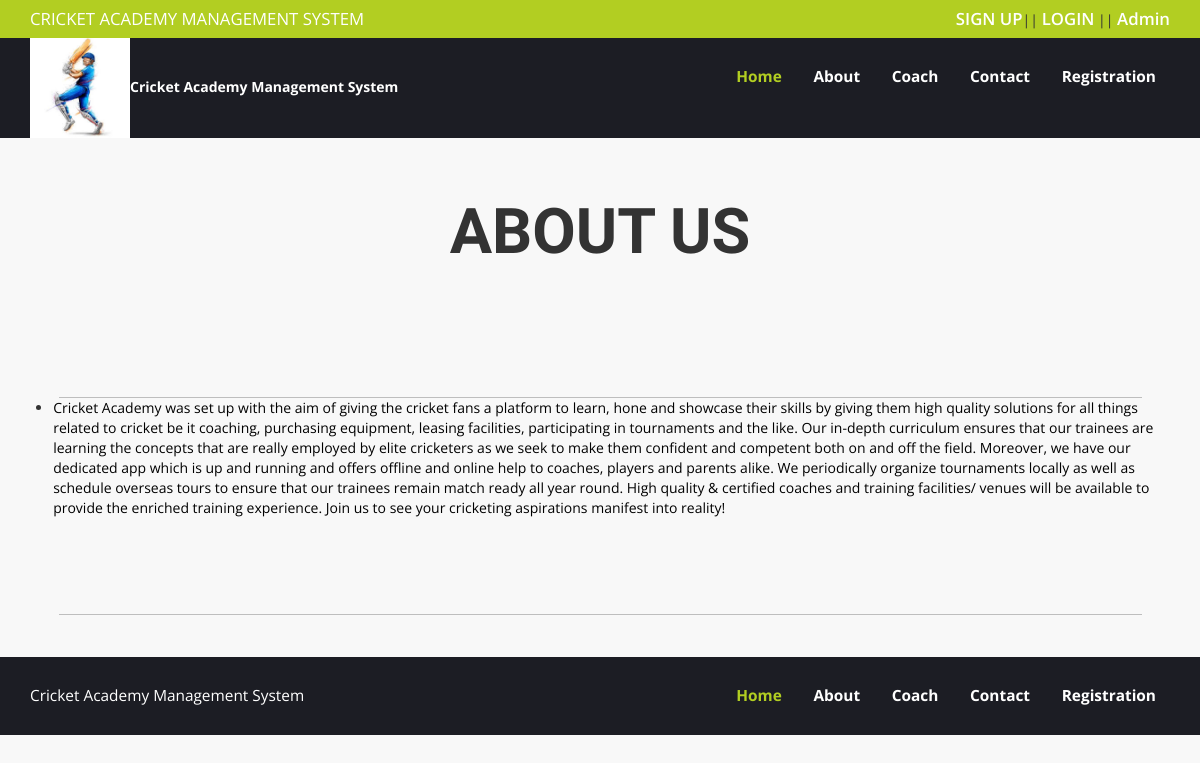
Screenshot of /cricketams/about.php with the database file from the repository.
### tables this page shows
CREATE TABLE `tblpage` (
  `ID` int(10) NOT NULL,
  `PageType` varchar(200) DEFAULT NULL,
  `PageTitle` varchar(200) DEFAULT NULL,
  `PageDescription` mediumtext DEFAULT NULL,
  `Email` varchar(120) DEFAULT NULL,
  `MobileNumber` bigint(10) DEFAULT NULL,
  `UpdationDate` timestamp NULL DEFAULT current_timestamp(),
  `OpenningTime` varchar(255) DEFAULT NULL
);

### cricketams/about.php (the view, shortened to what this page needs)
<?php
include('includes/dbconnection.php');
?>
<!DOCTYPE html>
<html>
<head>
<link href="css/bootstrap.css" rel="stylesheet" type="text/css" media="all" />
<link href="css/style.css" rel="stylesheet" type="text/css" media="all" />
</head>
<body>
	<?php include_once('includes/header.php');?>
			<div class="content">
				<div class="content-gear">
					<div class="container">
						<?php
$sql="SELECT * from tblpage where PageType='aboutus'";
$query = $dbh -> prepare($sql);
$query->execute();
$results=$query->fetchAll(PDO::FETCH_OBJ);
$cnt=1;
if($query->rowCount() > 0)
{
foreach($results as $row)
{               ?>
					<h3><?php  echo htmlentities($row->PageTitle);?></h3>
						<br>
						<p><?php  echo ($row->PageDescription);?></p><?php $cnt=$cnt+1;}} ?>
					</div>
				</div>
		</div>
	<?php include_once('includes/footer.php');?>
		</body>
		</html>

### cricketams/css/style.css (style rules this page uses)
body { background:#f8f8f8; font-family: 'Open Sans', sans-serif; }
ul { padding: 0; margin: 0; }
.content-gear h3,.gear-content h3,.gear-content h3,.gear-content-grid h3,.order-content h3 { margin:0.5em 0; font-size:4.5em; font-weight:700; text-transform:uppercase; font-family: 'Passion One', cursive; }
.content-gear p { font-size: 1.4em; line-height: 1.6em; width: 95%; margin: 0 auto; border-bottom: 1px solid #BEBEBE; padding: 0 0 4em; }
.content-gear { text-align: center; padding: 2em 0 3em; }

### rows the page displays
tblpage: PageTitle "ABOUT US", PageDescription "Cricket Academy was set up with the aim of giving the cricket fans a platform to learn, hone and showcase their skills by giving them high quality solutions for all things related to cricket be it coaching, purchasing equipment, leasing facilities, participating in tournaments and the like. Our in-depth curriculum ensures that our trainees are learning the concepts that are really employed by elite cricketers as we seek to make them confident and competent both on and off the field. Moreover, we have our dedicated app which is up and running and offers offline and online help to coaches, players and parents alike. We periodically organize tournaments locally as well as schedule overseas…"
